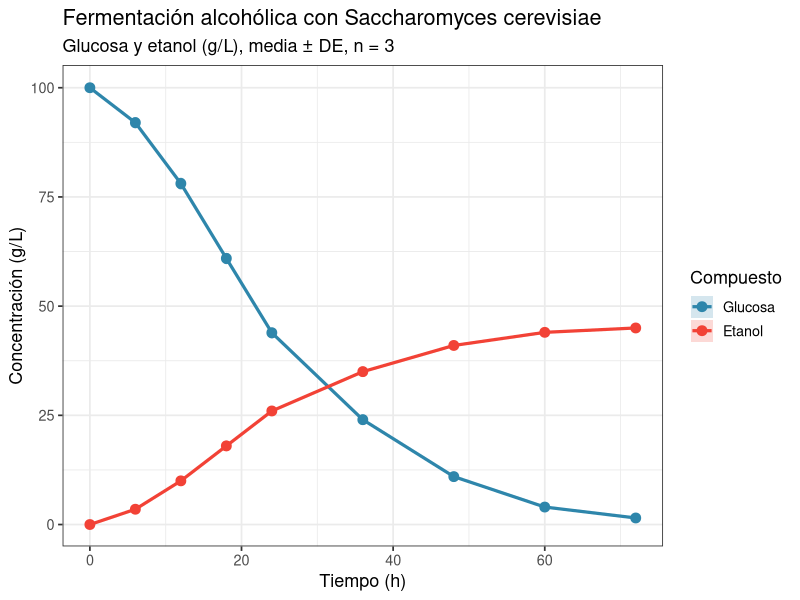
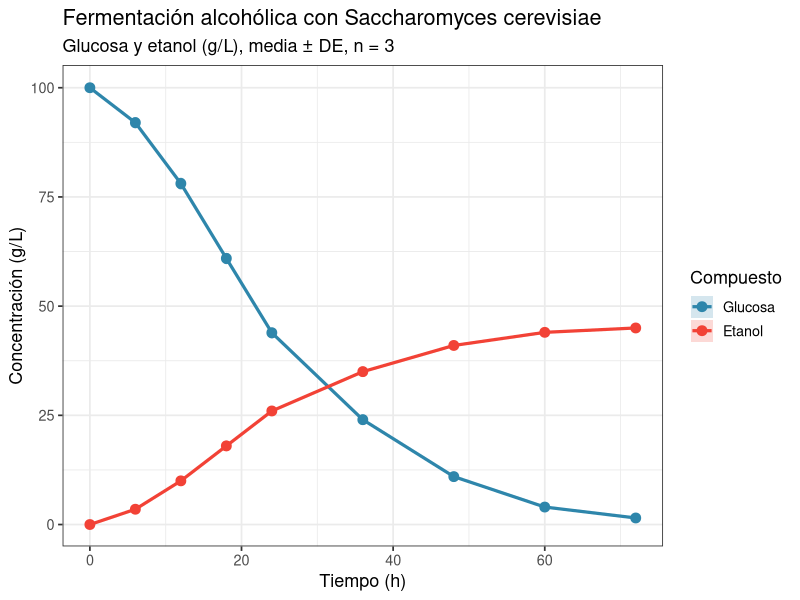

R code for these plots, in order:
# ==========================================================================
# Ejercicio 04. Líneas y evolución: fermentación alcohólica
# (gráfico de líneas con dos series en el tiempo)
# ==========================================================================
# Autor: Dr. José Juan Torres Martínez
# Docente de Ciencias Químicas
# Universidad Autónoma de San Luis Potosí (UASLP)
# México
#
# Material académico para estudiantes
# Serie "ggplot" — Ejercicio 04
#
# Descripción: Un ejercicio con gráficos de líneas de la familia de
#   gráficos de https://r-graph-gallery.com/ (sección Evolution).
#   Usamos mediciones reales de la concentración de glucosa y de etanol
#   durante una fermentación alcohólica con la levadura Saccharomyces
#   cerevisiae, el microorganismo que produce el etanol de las bebidas
#   fermentadas y del bioetanol. Todo se calcula de cero: los datos van
#   primero como mediciones reales (CSV) y cada valor (media y desviación
#   estándar por tiempo, rendimiento de etanol) se deriva de los datos.
#
# La fermentación alcohólica: la levadura consume la glucosa del medio y
#   la convierte en etanol y dióxido de carbono. Al inicio hay mucha
#   glucosa y nada de etanol; conforme pasa el tiempo la glucosa baja y el
#   etanol sube, hasta que la glucosa se agota y la producción de etanol se
#   detiene. Un gráfico de líneas muestra esa evolución en el tiempo: una
#   línea que baja (el sustrato que se consume) y una línea que sube (el
#   producto que se forma).
#
# Datos: datos_fermentacion_etanol.csv — concentración de glucosa y de
#   etanol (g/L) en un cultivo por lotes de Saccharomyces cerevisiae a
#   30 °C, medida a las 0, 6, 12, 18, 24, 36, 48, 60 y 72 horas, n = 3
#   réplicas por tiempo. El tiempo 0 es el inicio de la fermentación: el
#   medio tiene glucosa (100 g/L) y todavía no hay etanol.
#
# Objetivos de aprendizaje:
#   - Hacer un gráfico de líneas con ggplot2 para seguir dos variables en
#     el tiempo.
#   - Calcular la media y la desviación estándar por tiempo y mostrarlas
#     como banda de error alrededor de cada línea.
#   - Calcular el rendimiento de etanol (gramos de etanol por gramo de
#     glucosa consumida) a partir de los datos.
#
# Requisitos: tidyverse.
#   Instálalo con: install.packages("tidyverse")
# ==========================================================================

# --------------------------------------------------------------------------
# 1. Cargar paquetes
# --------------------------------------------------------------------------
# Fijar codificación UTF-8 para que los acentos (ó, í) se dibujen bien en
# el gráfico. Si el sistema no tiene esa locale, no pasa nada: se sigue con
# la locale que ya tenga.
suppressWarnings(try(Sys.setlocale("LC_ALL", "C.UTF-8"), silent = TRUE))

library(tidyverse)

# --------------------------------------------------------------------------
# 2. Leer los datos (mediciones reales, formato largo)
# --------------------------------------------------------------------------
datos <- read_csv("datos_fermentacion_etanol.csv", show_col_types = FALSE)

# Revisar los datos
glimpse(datos)
summary(datos$concentracion_g_L)

# --------------------------------------------------------------------------
# 3. Resumen por tiempo y compuesto (todo calculado de los datos)
# --------------------------------------------------------------------------
# La media de las tres réplicas es la concentración de cada compuesto en
# cada tiempo; la desviación estándar mide cuánto varían las réplicas
# entre sí. La banda del gráfico es la media más y menos una desviación
# estándar.

resumen <- datos %>%
  group_by(tiempo_h, compuesto) %>%
  summarise(
    n = n(),
    media = mean(concentracion_g_L),
    desviacion = sd(concentracion_g_L),
    minimo = min(concentracion_g_L),
    maximo = max(concentracion_g_L),
    .groups = "drop"
  )

print(resumen)

# --------------------------------------------------------------------------
# 4. Rendimiento de etanol (calculado de los datos)
# --------------------------------------------------------------------------
# El rendimiento es el etanol producido dividido entre la glucosa
# consumida, entre el inicio (0 h) y el final (72 h). Se calcula con las
# medias de las réplicas. El valor teórico máximo es 0.51 g de etanol por
# cada gramo de glucosa, porque parte de la glucosa se usa para formar
# biomasa de levadura y otros productos.

inicio <- resumen %>% filter(tiempo_h == 0)
final <- resumen %>% filter(tiempo_h == 72)

glucosa_inicial <- inicio %>% filter(compuesto == "Glucosa") %>% pull(media)
glucosa_final <- final %>% filter(compuesto == "Glucosa") %>% pull(media)
etanol_inicial <- inicio %>% filter(compuesto == "Etanol") %>% pull(media)
etanol_final <- final %>% filter(compuesto == "Etanol") %>% pull(media)

glucosa_consumida <- glucosa_inicial - glucosa_final
etanol_producido <- etanol_final - etanol_inicial
rendimiento <- etanol_producido / glucosa_consumida

print(paste0("Glucosa consumida = ", round(glucosa_consumida, 1), " g/L"))
print(paste0("Etanol producido = ", round(etanol_producido, 1), " g/L"))
print(paste0("Rendimiento = ", round(rendimiento, 3), " g de etanol por g de glucosa"))

# Tiempo en el que la glucosa baja a la mitad de su valor inicial: el
# primer tiempo muestreado en el que la media de glucosa queda por debajo
# de la mitad de la glucosa inicial.
mitad_glucosa <- glucosa_inicial / 2
tiempo_mitad <- resumen %>%
  filter(compuesto == "Glucosa", media < mitad_glucosa) %>%
  pull(tiempo_h) %>%
  min()
print(paste0("La glucosa baja a la mitad (", round(mitad_glucosa, 1), " g/L) a las ", tiempo_mitad, " h"))

# --------------------------------------------------------------------------
# 5. Gráfico de líneas: evolución de glucosa y etanol
# --------------------------------------------------------------------------
# Cada línea es la media de las tres réplicas de un compuesto en cada
# tiempo. La banda sombreada es la media más y menos una desviación
# estándar. Los puntos son las réplicas medidas: quedan dentro de la banda
# cuando las réplicas coinciden. Los colores separan el sustrato que se
# consume (glucosa) del producto que se forma (etanol).

# Ordenar los compuestos para que la leyenda muestre primero la glucosa.
resumen$compuesto <- factor(resumen$compuesto, levels = c("Glucosa", "Etanol"))
datos$compuesto <- factor(datos$compuesto, levels = c("Glucosa", "Etanol"))

grafica_lineas <- ggplot(resumen, aes(x = tiempo_h, y = media, color = compuesto, fill = compuesto)) +
  geom_ribbon(
    aes(ymin = media - desviacion, ymax = media + desviacion),
    color = NA, alpha = 0.2
  ) +
  geom_line(linewidth = 1.1) +
  geom_point(
    data = datos,
    aes(x = tiempo_h, y = concentracion_g_L, color = compuesto),
    size = 2, alpha = 0.7
  ) +
  geom_point(size = 3) +
  scale_color_manual(values = c("Glucosa" = "#2E86AB", "Etanol" = "#F24236")) +
  scale_fill_manual(values = c("Glucosa" = "#2E86AB", "Etanol" = "#F24236")) +
  labs(
    x = "Tiempo (h)",
    y = "Concentración (g/L)",
    color = "Compuesto",
    fill = "Compuesto",
    title = "Fermentación alcohólica con Saccharomyces cerevisiae",
    subtitle = "Glucosa y etanol (g/L), media ± DE, n = 3"
  ) +
  theme_bw(base_size = 13)

print(grafica_lineas)
ggsave("04_lineas_fermentacion_etanol.png", grafica_lineas, width = 8, height = 5, dpi = 300)

# --------------------------------------------------------------------------
# Interpretación: gráfico de líneas (evolución en el tiempo)
# --------------------------------------------------------------------------
# - Eje X: tiempo en horas (h), desde el inicio de la fermentación (0 h)
#   hasta las 72 h.
# - Eje Y: concentración en gramos por litro (g/L), la misma unidad para
#   los dos compuestos, así las dos líneas se comparan en la misma escala.
# - Lo que se aprecia: la línea de glucosa baja de forma continua, de
#   100 g/L a casi 0 g/L, y la línea de etanol sube de 0 a 45 g/L. El
#   cambio es más rápido entre las 12 y las 36 horas, cuando la glucosa
#   cae de 78 a 24 g/L y el etanol sube de 10 a 35 g/L. Después de las 48
#   horas las dos líneas se aplanan: la glucosa casi se agota y el etanol
#   deja de subir. Las bandas sombreadas son estrechas y los puntos de las
#   réplicas quedan juntos, así que las mediciones de cada tiempo
#   coinciden entre sí.
# - Qué significa: la levadura consume la glucosa y la convierte en
#   etanol mientras hay sustrato disponible. Cuando la glucosa se agota
#   (alrededor de las 60-72 h), la fermentación se detiene y el etanol se
#   queda en su valor final, 45 g/L. El rendimiento calculado de los datos
#   es de 0.46 g de etanol por gramo de glucosa, cerca del máximo teórico
#   de 0.51 g/g: la mayor parte de la glucosa se convirtió en etanol.

# --------------------------------------------------------------------------
# Qué aprendimos
# --------------------------------------------------------------------------
# - El gráfico de líneas muestra cómo cambia una variable en el tiempo:
#   aquí, la concentración de glucosa y de etanol durante 72 horas de
#   fermentación. La línea que baja es el sustrato que se consume y la
#   línea que sube es el producto que se forma.
# - Con dos series en el mismo gráfico se ve la relación entre sustrato y
#   producto: el etanol sube mientras la glucosa baja, y las dos líneas se
#   aplanan al mismo tiempo, cuando la glucosa se agota.
# - La banda alrededor de cada línea es la media más y menos una
#   desviación estándar: cuando la banda es estrecha y las réplicas
#   (puntos) quedan dentro de ella, la media de cada tiempo es confiable.
# - El rendimiento se calcula de los datos: etanol producido dividido
#   entre glucosa consumida, en gramos por gramo (g/g). Compara el
#   rendimiento medido con el máximo teórico (0.51 g/g) para saber qué tan
#   eficiente fue la fermentación.
